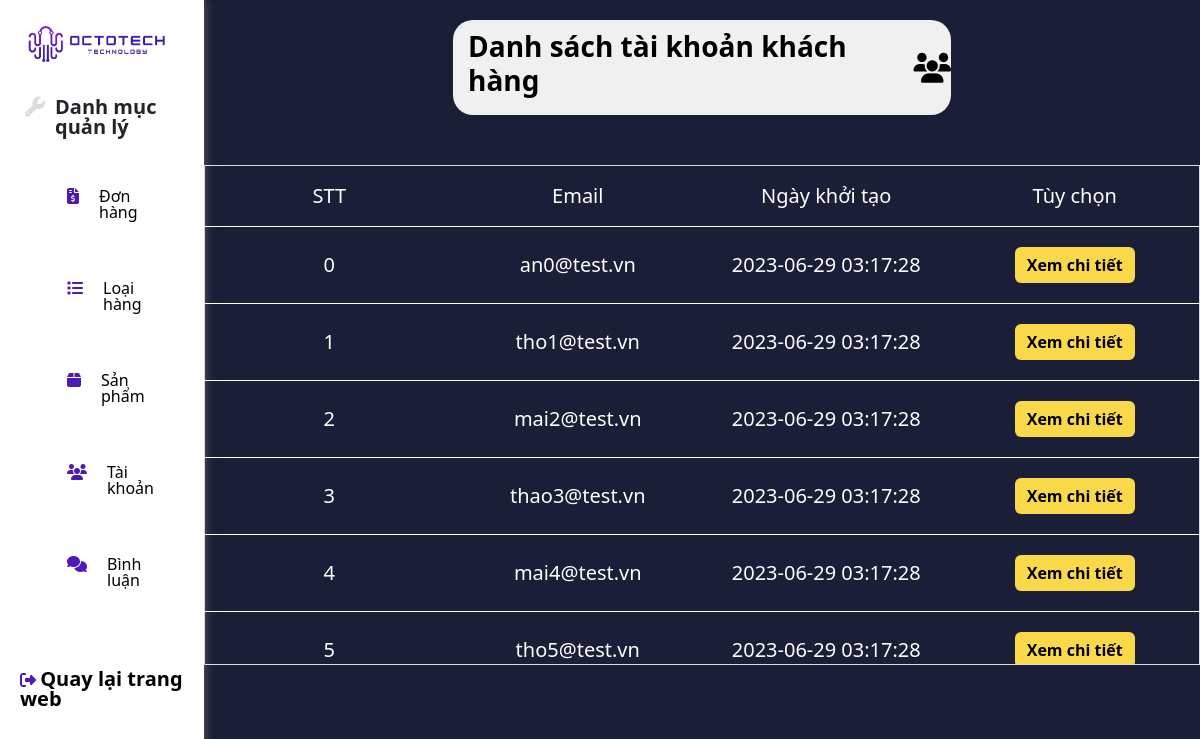
/admin/account/index.php?customer (signed in), run on the app's committed database.
### tables this page shows
CREATE TABLE `users` (
  `id_user` int(11) NOT NULL COMMENT 'Mã user',
  `email` varchar(255) NOT NULL COMMENT 'Địa chỉ email của user',
  `password` varchar(100) NOT NULL COMMENT 'Mật khẩu đăng nhặp của user',
  `role` tinyint(4) NOT NULL DEFAULT 0 COMMENT '0 là khách hàng, 1 là nhân viên, 2 là quản trị',
  `day_registered` timestamp NULL DEFAULT current_timestamp() COMMENT 'Ngày đăng kí tài khoản của user '
);

### global.php (called while the page is built, shortened)
<?php
$ROOT_URL = "/myPHP/laptop-store/our-laptop-store";
$IMG_URL = "$ROOT_URL/images";

### dao/pdo.php (called while the page is built, shortened)
<?php
function pdo_get_connection()
{
    $dburl = "mysql:host=localhost;dbname=laptop_store;charset=utf8";
    $username = 'root';
    $password = '';
    $conn = new PDO($dburl, $username, $password);
    $conn->setAttribute(PDO::ATTR_ERRMODE, PDO::ERRMODE_EXCEPTION);
    return $conn;
}
function pdo_query($sql)
{
    $sql_args = array_slice(func_get_args(), 1);
    try {
        $conn = pdo_get_connection();
        $stmt = $conn->prepare($sql);
        $stmt->execute($sql_args);
        $rows = $stmt->fetchAll();
        return $rows;
    } catch (PDOException $e) {
        throw $e;
    } finally {
        unset($conn);
    }
}

### dao/users.php (called while the page is built, shortened)
<?php
function getAll_customers()
{
    $sql = "SELECT * FROM users WHERE role = 0";
    return pdo_query($sql);
}

### admin/account/account_customers.php (the view)
<div style="background-color: #F0F0F0;" class="tittle_customer">
    <h3 style="color: black">Danh sách tài khoản khách hàng</h3>
    <i style="color:black" class="fa-solid fa-users"></i>
</div>
<?php
$getCustomers = getAll_customers()
?>
<div class="table_main">
    <table>
        <thead>
            <tr>
                <th>STT</th>
                <th>Email</th>
                <th>Ngày khởi tạo</th>
                <th>Tùy chọn</th>
            </tr>
        </thead>
        <link rel="stylesheet" href="./">
        <tbody>
            <?php
            $i = 0;
            foreach ($getCustomers as $get) {
            ?>
            <tr>
                <td><?= $i++ ?></td>
                <td><?= $get['email'] ?></td>
                <td><?= $get['day_registered'] ?></td>
                <td>
                    <a style="background-color: #F9D949; color:black; font-weight:bold; border:none"
                        class="btn btn-primary" href="./index.php?customers_edit=<?= $get['id_user'] ?>">Xem chi
                        tiết</a>
                </td>
            </tr>
            <?php
            }
            ?>
        </tbody>
    </table>
</div>

### admin/account/index.php (shortened to what this page needs)
<!DOCTYPE html>
<html lang="en">
<head>
    <link rel="stylesheet" href="../../css/bootstrap.min.css" />
    <link rel="stylesheet" href="../../css/reset.css" />
    <link rel="stylesheet" href="../../css/admin/main/style.css">
    <link rel="stylesheet" href="../../css/admin/acount.css">
    <link rel="stylesheet" href="../../css/admin/account-customers.css">
    <link rel="stylesheet" href="../../css/admin/account-staff.css">
    <link rel="stylesheet" href="https://cdnjs.cloudflare.com/ajax/libs/font-awesome/6.4.0/css/all.min.css"
 />
</head>
<?php
include "../../global.php";
include "../../dao/pdo.php";
include "../../dao/users.php";
?>
<body>
    <div class="container-plus">
        <div class="main">
            <?php
            include "../../admin/layouts/side-bar.php";
            ?>
            <div class="information-system">
                <?php
                if (isset($_GET['customer'])) {
                    include "../account/account_customers.php";
                } else if (isset($_GET['staff'])) {
                    include "../account/account_staff.php";
                } else if (isset($_GET['admin'])) {
                    include "../account/account_admin.php";
                } else if (isset($_GET['customers_edit'])) {
                    include "../account/customers/customer_edit.php";
                } else if (isset($_GET['staff_edit'])) {
                    include "../account/staff/staff_edit.php";
                } else if (isset($_GET['staff_delete'])) {
                    include "../account/staff/staff_delete.php";
                } else if (isset($_GET['staff_add'])) {
                    include "../account/staff/staff_add.php";
                } else if (isset($_POST['btn-update']) && $_POST['btn-update']) {
                    try {
                        user_update($_POST['id_user'], $_POST['email'], $_POST['role']);
                        $MESSAGE = "Cập nhật thông tin thành công!";
                    } catch (Exception $exc) {
                        $MESSAGE = $exc;
                    } finally {
                        echo  $MESSAGE;
                        include "../account/account.php";
                    }
                }
                ?>
            </div>
        </div>
    </div>
</body>
</html>

### admin/layouts/side-bar.php (shortened to what this page needs)
<div class="side-bar">
    <div class="header-sideBar">
        <a href="<?= $ROOT_URL ?>/admin"> <img src="<?= $IMG_URL ?>/home/logo_fixed.png" width="150px" alt="" />
        </a>
    </div>
    <div class="text-control">
        <i class="fa-solid fa-wrench"></i>
        <p>Danh mục quản lý</p>
    </div>
    <div class="content-sideBar">
        <ul class="sideBar-list">
            <li class="d-flex flex-row-reverse justify-content-center">
                <a class="list_nav" href="<?= $ROOT_URL ?>/admin/bills">Đơn hàng <?php
                                                                                   $countNew = get_new_bills();
                                                                                   if ($countNew['count_new_bills']>0) {
                                                                                   ?><sup class="new_bill"><?= $countNew['count_new_bills'] ?></sup>
                    <?php
                                                                                   } ?></a>
                <i class="fa-sharp fa-solid fa-file-invoice-dollar icon_side"></i>
            </li>
            <li class="d-flex flex-row-reverse justify-content-center">
                <a class="list_nav" href="<?= $ROOT_URL ?>/admin/categories/new.php">Loại hàng</a>
                <i class="fa-solid fa-list icon_side"></i>
            </li>
            <li class="d-flex flex-row-reverse justify-content-center">
                <a class="list_nav" href="<?= $ROOT_URL ?>/admin/product/new.php">Sản phẩm</a>
                <i class="fa-sharp fa-solid fa-box icon_side"></i>
            </li>
            <li class="d-flex flex-row-reverse justify-content-center">
                <a class="list_nav" href="<?= $ROOT_URL ?>/admin/account">Tài khoản</a>
                <i class="fa-solid fa-users icon_side"></i>
            </li>
            <li class="d-flex flex-row-reverse justify-content-center">
                <a class="list_nav" href="<?= $ROOT_URL ?>/admin/comment/cmt.php">Bình luận</a>
                <i class="fa-sharp fa-solid fa-comments icon_side"></i>
            </li>
        </ul>
    </div>
    <div class="log-out">
        <p>
            <i class="fa-solid fa-right-from-bracket"></i>
            <a href="<?= $ROOT_URL ?>">Quay lại trang web</a>
        </p>
    </div>
</div>

### css/admin/main/style.css (style rules this page uses)
:root { --color_main: #4d1ab8; --color_second: #9d86ff; --color_dark: black; }
.header-sideBar { margin-bottom: 30px; }
i { color: var(--color_main); }
body { background-color: #1a1e37; }
.main { display: flex; }
.side-bar { width: 17%; height: 100vh; box-shadow: rgba(112, 112, 112, 0.9) 0px 0px 10px; padding: 20px; background-color: white; }
.text-control { font-size: 20px; margin-top: 10px; display: flex; }
.text-control i { margin-left: 5px; color: gainsboro; }
.text-control p { margin-left: 10px; font-weight: bold; }
.content-sideBar { padding: 5px 5px; }
li { padding: 30px 20px; list-style: none; }
li a { text-decoration: none; margin-left: 20px; color: black; font-family: "Segoe UI", Tahoma, Geneva, Verdana, sans-serif; }
.sideBar-list { display: flex; flex-direction: column; margin-left: -10px; }
.log-out { display: flex; margin-top: 30px; justify-content: flex-start; }
.log-out a { text-decoration: none; color: black; font-weight: bold; font-size: 20px; }
.information-system { width: 83%; }

### css/admin/acount.css (style rules this page uses)
a { text-decoration: none; color: black; }

### css/admin/account-customers.css (style rules this page uses)
.tittle_customer { display: flex; align-items: center; justify-content: center; background-color: #596ad2; margin: 20px auto; width: 50%; border-radius: 20px; }
.tittle_customer h3 { font-family: "Segoe UI", Tahoma, Geneva, Verdana, sans-serif; padding: 10px 15px; color: white; font-weight: bold; }
.tittle_customer i { font-size: 30px; color: white; margin-left: 30px; }
table { margin-top: 50px; border-collapse: collapse; border-spacing: 0; width: 100%; border: 1px solid #ddd; color: white; display: block; max-height: 600px; overflow-y: scroll; font-size: 20px; }
tr { border-bottom: 1px solid white; }
table thead tr, table tbody tr { display: table; width: 100%; table-layout: fixed; }
th, td { text-align: center; padding: 20px 0px; }

### css/admin/account-staff.css (style rules this page uses)
table { margin-top: 50px; border-collapse: collapse; border-spacing: 0; width: 100%; border: 1px solid #ddd; color: white; display: block; max-height: 500px; overflow-y: scroll; font-size: 20px; }
tr { border-bottom: 1px solid white; }
table thead tr, table tbody tr { display: table; width: 100%; table-layout: fixed; }
th, td { text-align: center; padding: 20px 0px; }

### admin/layouts/side-bar.php (style rules this page uses)
.list_nav { position: relative; }

### data on the page
users: email "an0@test.vn", day_registered "2023-06-29 03:17:28"
users: email "tho1@test.vn", day_registered "2023-06-29 03:17:28"
users: email "mai2@test.vn", day_registered "2023-06-29 03:17:28"
users: email "thao3@test.vn", day_registered "2023-06-29 03:17:28"
users: email "mai4@test.vn", day_registered "2023-06-29 03:17:28"
users: email "tho5@test.vn", day_registered "2023-06-29 03:17:28"
